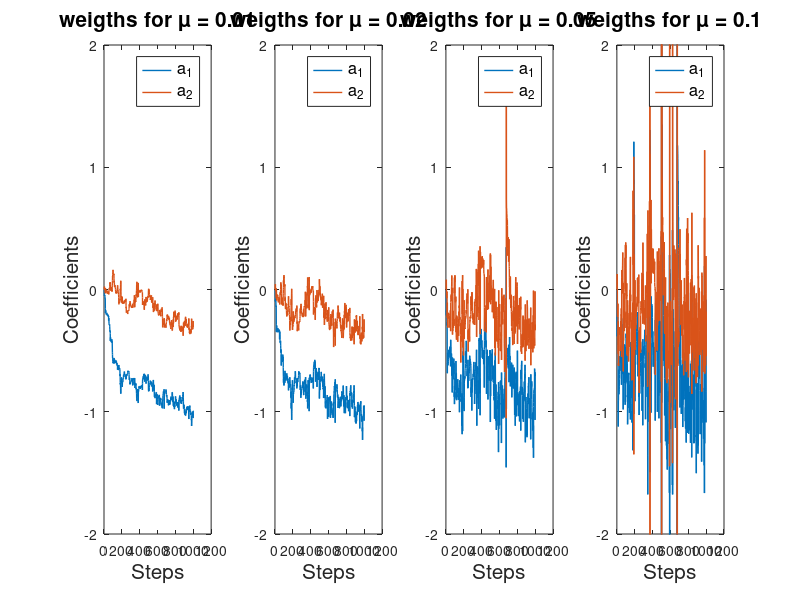

Recreate this plot in MATLAB.
%% 4.4.1
clear all;
%%

n = randn(1000,1); % white noise

% AR model
a = [1 0.9 0.2];
x = filter(1,a,n);

% values we consider for the adaptive gain
gain = [0.01 0.02 0.05 0.1];


pred = zeros(length(x),1);
w = zeros(2,length(x)); 
err = zeros(length(x),1);

figure(1)
for i = 1:length(gain)
    for j = 3:length(x)
        pred(j) = (w(1,j)*x(j-1))+(w(2,j)*x(j-2));
        % error
        err(j) = x(j) - pred(j);
        % adaptation algorithm
        w(1,j+1) = w(1,j) + gain(i)*err(j)*x(j-1);
        w(2,j+1) = w(2,j) + gain(i)*err(j)*x(j-2);
    end
    subplot(1,4,i)
    plot(w(1,:),'LineWidth',1)
    hold on
    plot(w(2,:),'LineWidth',1)
    title(['weigths for \mu = ',num2str(gain(i))],'FontSize',15)
    xlabel('Steps','FontSize',15);
    ylabel('Coefficients','FontSize',15)
    legend('a_1','a_2','FontSize',12)
    ylim([-2 2]);
end
    